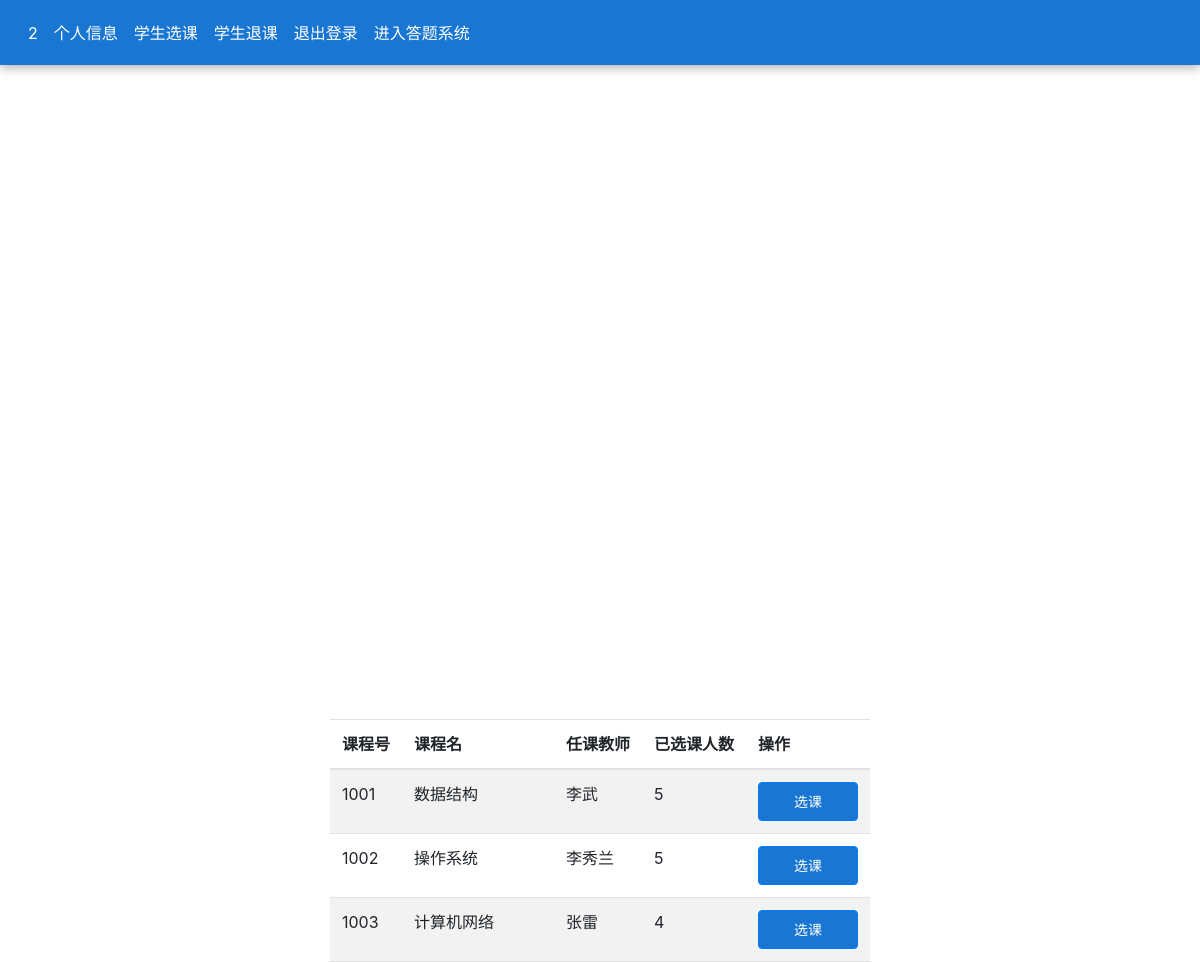
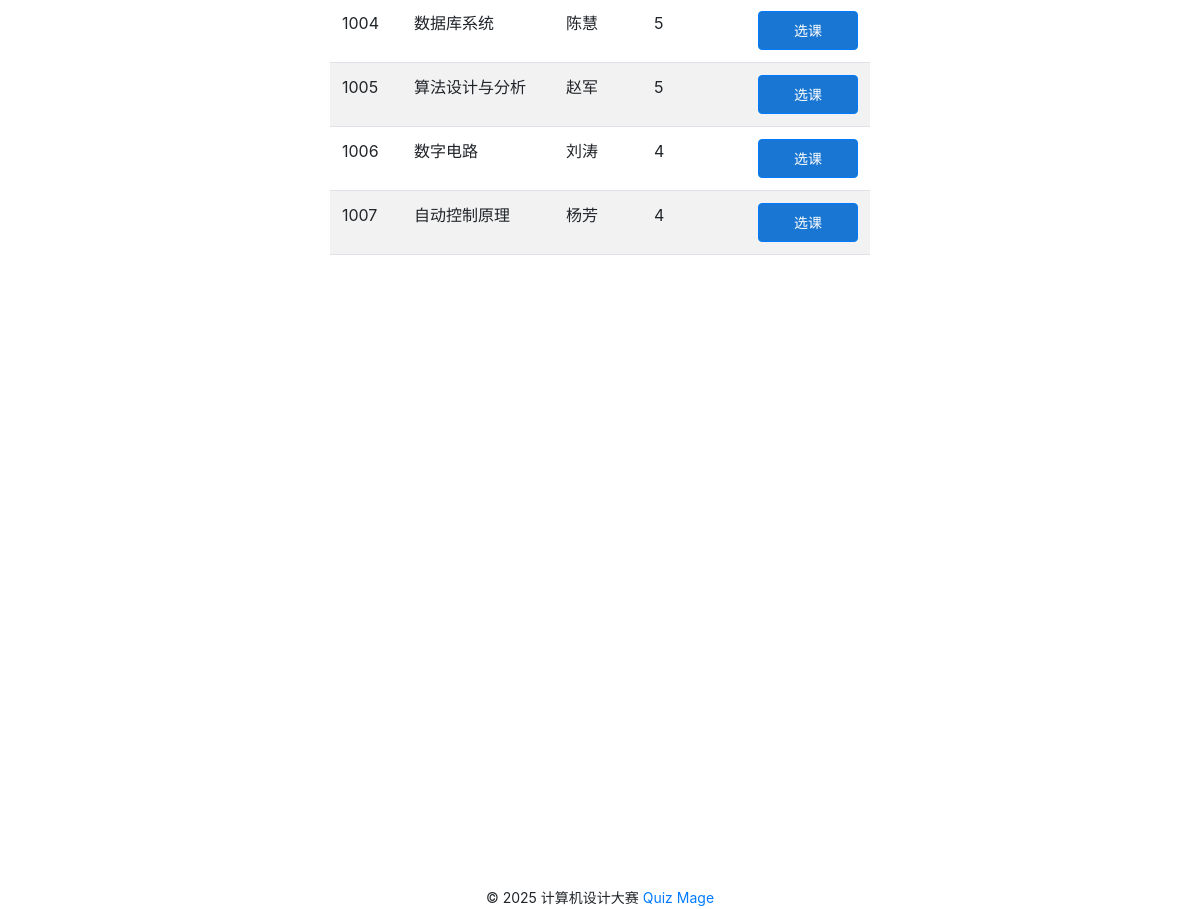
Screenshot of /student/2/course_select with the database file from the repository (2 pictures, top to bottom).
### tables this page shows
CREATE TABLE "course" (
  "cno" INTEGER NOT NULL,
  "cname" TEXT,
  "tno" INTEGER
);

CREATE TABLE "teacher" (
  "tno" INTEGER NOT NULL,
  "name" TEXT,
  "password" TEXT NOT NULL,
  "gender" char(2),
  "college" TEXT
);

### views/student_views.py (the view, shortened to what this page needs)
@student_bp.route('/<int:sno>/course_select', methods=['GET', 'POST'])
def student_course_select(sno):
    form = SelectForm()
    result_course, _ = get_sql("SELECT * FROM course")
    messages = []
    for i in result_course:
        result_teacher, _ = get_sql("SELECT name FROM teacher WHERE tno='%s'" % i[2])
        tname = result_teacher[0][0] if result_teacher else "未知"
        result_count, _ = get_sql("SELECT COUNT(*) FROM student_course WHERE cno='%s'" % i[0])
        count = result_count[0][0] if result_count else 0
        message = {'cno': i[0], 'name': i[1], 'tname': tname, 'count': count}
        messages.append(message)
    titles = [('cno', '课程号'), ('name', '课程名'), ('tname', '任课教师'), ('count', '已选课人数')]
    return render_template('student_course_select.html', sno=sno, messages=messages, titles=titles, form=form)

### db_sqlite.py (called while the page is built)
def open_db():
    database = "merged_database.db"
    conn = sqlite3.connect(database)
    return conn

def get_sql(sql, conn=None):
    close_conn = False
    if conn is None:
        conn = open_db()
        close_conn = True
    cur = conn.cursor()
    cur.execute(sql)
    fields = [field[0] for field in cur.description]
    result = cur.fetchall()
    cur.close()
    if close_conn:
        close_db(conn)
    return result, fields

### templates/student_course_select.html (shortened to what this page needs)
{% extends 'student.html' %}
{% from 'bootstrap/form.html' import render_form %}
{% block content %}
<div class="container">
    <div class="row">
            <div class="table-responsive" style="max-height: 500px; overflow-y: auto;">
                <table class="table table-striped">
                    <thead>
                        <tr>
                            <th>课程号</th>
                            <th>课程名</th>
                            <th>任课教师</th>
                            <th>已选课人数</th>
                            <th>操作</th>
                        </tr>
                    </thead>
                    <tbody>
                        {% for row in messages %}
                        <tr>
                            <td>{{ row['cno'] }}</td>
                            <td>{{ row['name'] }}</td>
                            <td>{{ row['tname'] }}</td>
                            <td>{{ row['count'] }}</td>
                            <td>
                                <form method="POST" action="{{ url_for('student_bp.student_course_select', sno=sno) }}">
                                    <button type="submit" class="btn btn-primary   btn-sm">选课</button>
                                </form>
                            </td>
                        </tr>
                        {% endfor %}
                    </tbody>
                </table>
            </div>
    </div>
</div>
{% endblock %}

### static/css/style.css (style rules this page uses)
.btn-primary { background-color: #1976d2 !important; border-radius: 4px !important; min-width: 100px !important; padding: 8px 16px !important; font-weight: 400px !important; transition: all 0.3s ease-in-out; }
.container { display: flex; justify-content: center; align-items: center; height: 100vh; }
.navbar a { color: white !important; text-decoration: none; }

### rows the page displays
course: cno "1001", name "数据结构"
teacher: tname "李武"
course: cno "1002", name "操作系统"
teacher: tname "李秀兰"
course: cno "1003", name "计算机网络"
teacher: tname "张雷"
course: cno "1004", name "数据库系统"
teacher: tname "陈慧"
course: cno "1005", name "算法设计与分析"
teacher: tname "赵军"
course: cno "1006", name "数字电路"
teacher: tname "刘涛"
course: cno "1007", name "自动控制原理"
teacher: tname "杨芳"

### other values shown
{{ render_nav_item('student_bp.profile', sno ,sno=sno) }} "2"
{{ render_nav_item('student_bp.student_account', '个人信息', sno=sno) }} "个人信息"
{{ render_nav_item('student_bp.student_course_select', '学生选课', sno=sno) }} "学生选课"
{{ render_nav_item('student_bp.student_course_delete', '学生退课', sno=sno) }} "学生退课"
{{ render_nav_item('login_bp.index', '退出登录') }} "退出登录"
{{ row['count'] }} "5" "5" "4" "5" "5" "4" "4"
